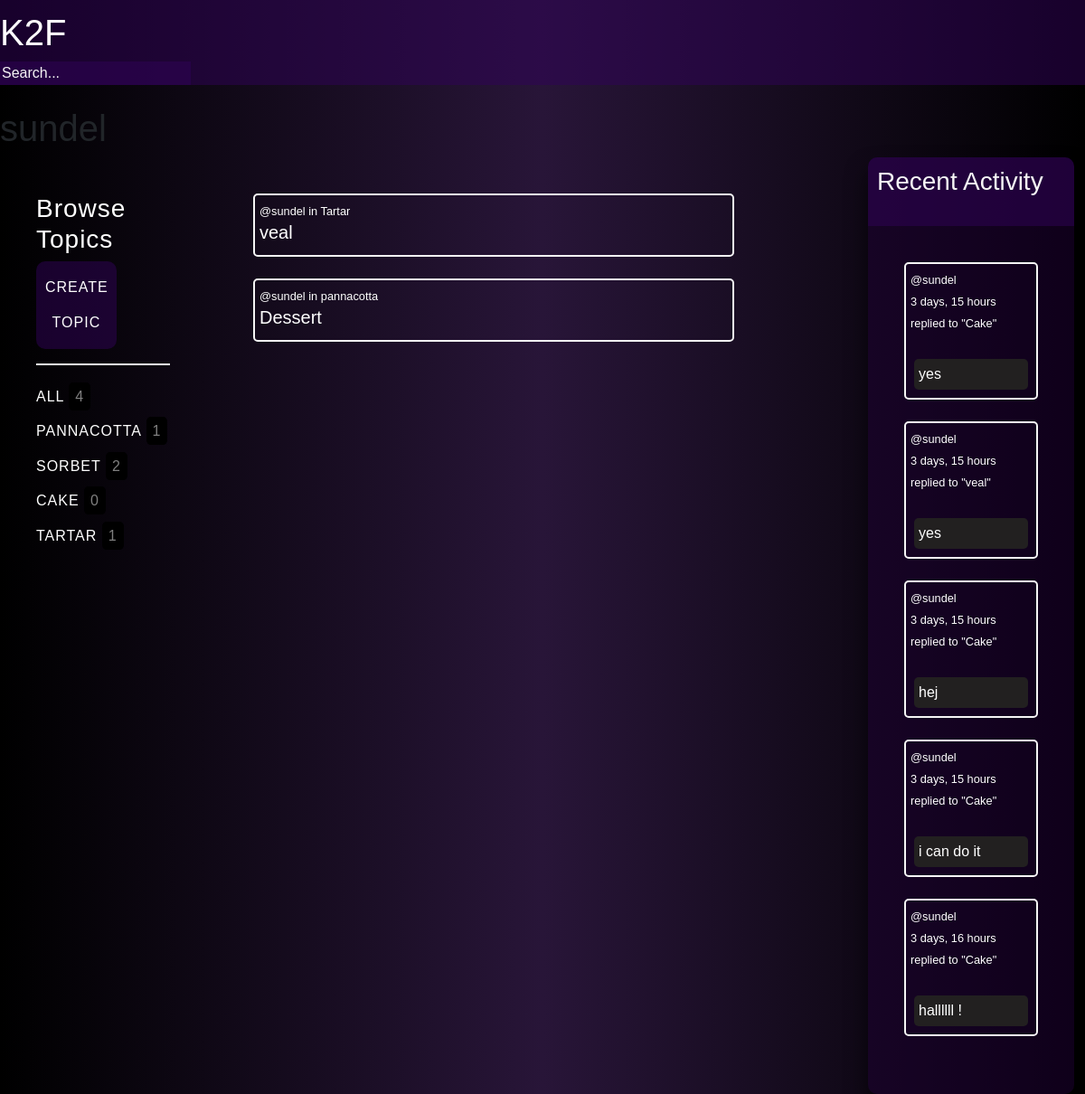
The app's page /profile/1/, older data.
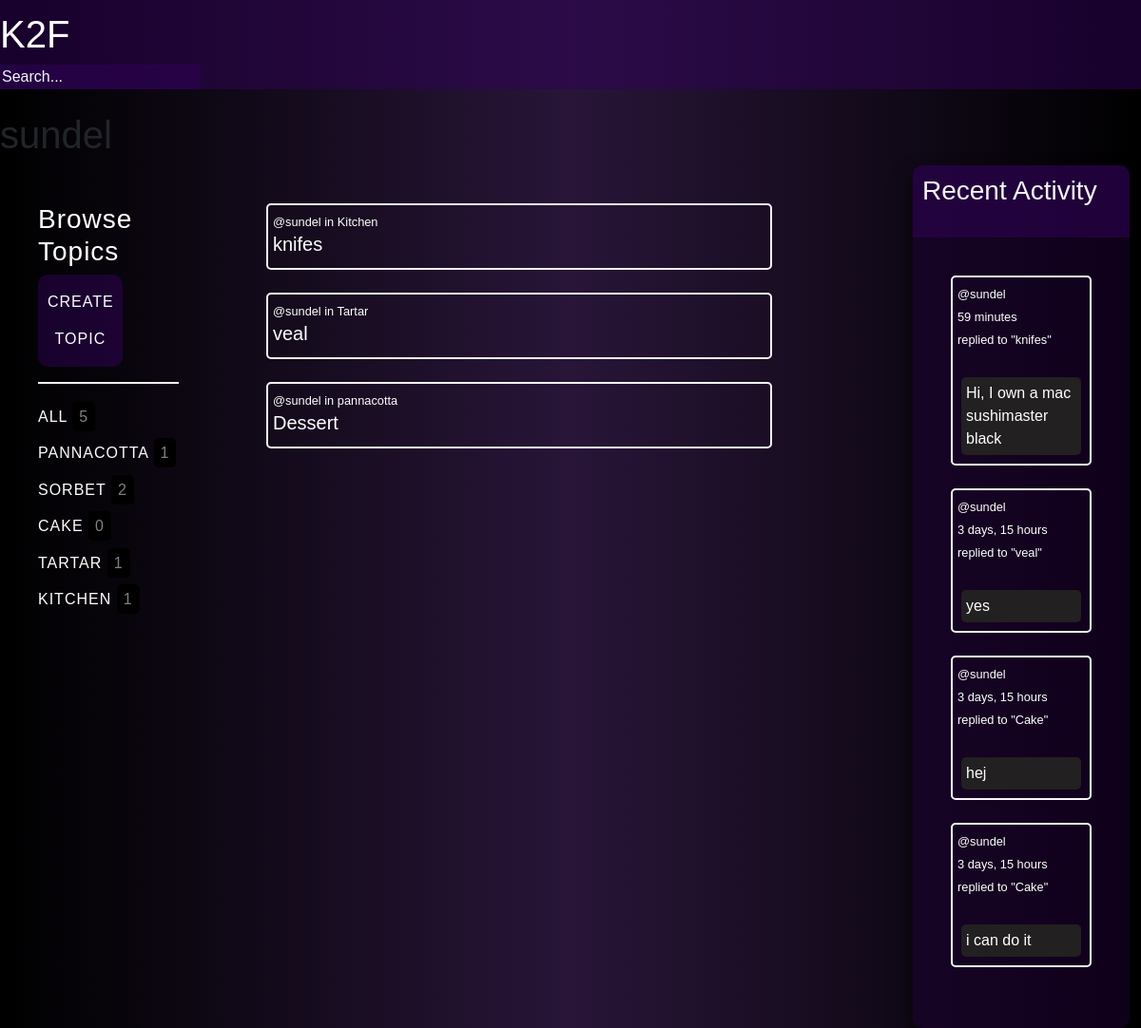
The same page, newer data.
### base/models.py (models this page shows, shortened)
class Topic(models.Model):
    name = models.CharField(max_length=200)

class Room(models.Model):
    host = models.ForeignKey(User, on_delete=models.SET_NULL, null=True)
    topic = models.ForeignKey(Topic, on_delete=models.SET_NULL, null=True)
    name = models.CharField(max_length=200)
    description = models.TextField(null=True, blank=True)
    participants = models.ManyToManyField(User, related_name='participants', blank=True)
    updated = models.DateTimeField(auto_now=True)
    created = models.DateTimeField(auto_now_add=True)
    class Meta:
        ordering = ['-updated', '-created']
    def __str__(self):
        return self.name

class Message(models.Model):
    user = models.ForeignKey(User, on_delete=models.CASCADE)
    room = models.ForeignKey(Room, on_delete=models.CASCADE)
    body = models.TextField()
    updated = models.DateTimeField(auto_now=True)
    created = models.DateTimeField(auto_now_add=True)
    class Meta:
        ordering = ['-updated', '-created']
    def __str__(self):
        return self.body[0:50]

### base/views.py (the view)
# urls.py: path('profile/<str:pk>/', views.userProfile, name='user-profile'),
def userProfile(request, pk):
    user = User.objects.get(id=pk)
    rooms = user.room_set.all()
    room_messages = user.message_set.all()
    topics = Topic.objects.all()
    context = {'user': user, 'rooms': rooms,
               'room_messages': room_messages,
               'topics': topics}
    return render(request, 'base/profile.html', context)

### base/templates/base/profile.html (shortened to what this page needs)
{% extends "base.html" %}
{% load static %}
{% block content %}
<h1>{{user.username}}</h1>
<div class="profile-container">
    <div>
        {% include 'base/topics_component.html' %}
    </div>
    <div>
        {% include 'base/feed_component.html' %}
    </div>
    <div>
        {% include 'base/activity_component.html' %}
    </div>
</div>
{% endblock %}

### templates/base.html (shortened to what this page needs)
{% load static %}
<!doctype html>
<html lang="en">
<head>
  {% block corecss %}
  <link rel="stylesheet" href="https://stackpath.bootstrapcdn.com/bootstrap/4.4.1/css/bootstrap.min.css"
>
  <link type="text/css" rel="stylesheet" href="{% static '/css/base.css' %}">
  {% endblock %}
  {% include 'navbar.html' %}
  <main>
    {% block content %}
    {% endblock %}
  </main>
  </body>
</html>

### templates/navbar.html (shortened to what this page needs)
<div class="nav-bar">
    <a class="home-link" href="{% url 'home' %}">
        <h1>K2F</h1>
    </a>
    <br>
    <div class="user-hello">
    </div>
    <div>
        <form method="GET" action="{% url 'home' %}">
            <input type="text" name="q" class="Search-bar" placeholder="Search..."  />
        </form>
    </div>
</div>
<br>

### base/templates/base/topics_component.html
<div class="topic-feed">
    <h3>Browse Topics</h3>
    <div class="create-btn">
        <a href="{% url 'create-topic' %}">Create topic</a>
    </div>
    <hr>
    <div>
        <a href="{% url 'home' %}">All <span>{{topics.count}}</span></a>
    </div>
    {% for topic in topics %}
    <div>
        <a href="{% url 'home' %}?q={{topic.name}}">{{topic.name}} <span>{{topic.room_set.all.count}}</span></a>
    </div>
    {% endfor %}
</div>

### base/templates/base/feed_component.html (shortened to what this page needs)
<div class="feed-feed">
    {% for room in rooms %}
    <div class="feed-wrapper">
        <small><a href="{% url 'user-profile' room.host.id %}">@{{room.host.username}}</a></small><small> in {{ room.topic.name }}</small>
        <h5><a href="{% url 'room' room.id %}">{{room.name}}</a></h5>
    </div>
    <br>
    {% endfor %}
</div>

### base/templates/base/activity_component.html (shortened to what this page needs)
<div class="activity-feed">
    <div class="activity-feed-header">
        <h3 >Recent Activity</h3>
        <br>
    </div>
    <div class="comment-fieald-wrapper">
        {% for message in room_messages %}
        <div class="comment-wrapper">
            <small><a href="{% url 'user-profile' message.user.id %}">@{{message.user}}</a>
            </small>
            <br>
            <small>{{message.created|timesince}}</small>
            <br>
            <small>replied to "{{message.room}}"</small>
            <br>
            <br>
            <p class="comment-field">{{message}}</p>
        </div>
        <br>
        {% endfor %}
    </div>
</div>

### static/css/base.css (style rules this page uses)
html { height: 100%; }
.nav-bar { display: grid; grid-template-columns: 1fr 3fr 1fr; margin: 0; padding-top: 1%; background-color: rgba(49, 2, 88, 0.5); }
.Search-bar { background-color: rgba(49, 2, 88, 0.5); color: whitesmoke; border: none; }
.Search-bar::placeholder { color: whitesmoke; }
.home-container, .profile-container { display: grid; grid-template-columns: 1fr 3fr 1fr; }
a { text-decoration: none; color: hsl(0, 0%, 100%); }
.feed-wrapper { border: 2px solid whitesmoke; }
.activity-feed, .feed-feed, .topic-feed, .participants-feed hr { color: #fff; }
hr { border: 1px solid whitesmoke; }
.topic-feed { letter-spacing: 1px; line-height: 2.4; width: 95%; padding: 40px; }
.topic-feed a { text-transform: uppercase; }
.topic-feed span { color: grey; text-decoration: none; border: solid 2px black; padding: 5px; background-color: rgb(0, 0, 0); border-radius: 20%; height: 1px; }
.create-btn { background-color: rgba(49, 2, 88, 0.5); color: white; padding: 16px; font-size: 16px; border: none; width: 60%; padding: 10px; text-align: center; border-radius: 10px; }
.activity-feed, .participants-feed { width: 95%; background: rgba(30, 1, 53, 0.5); box-sizing: border-box; box-shadow: 0 15px 25px rgba(0, 0, 0, .6); border: none; border-radius: 10px; }
.activity-feed-header, .participants-feed-header { background-color: rgba(49, 2, 88, 0.5); margin: 0; color: whitesmoke; padding-top: 10px; padding-left: 10px; border: none; border-top-left-radius: 10px; border-top-right-radius: 10px; }
.comment-fieald-wrapper { padding: 40px; }
.comment-wrapper { border: solid 2px whitesmoke; padding: 5px; border-radius: 5px; }
.comment-field { background-color: rgb(34, 32, 32); padding: 5px; margin: 4px; border-radius: 5px; }
.feed-feed { width: 85%; padding: 40px; border: none; border-radius: 10px; }
.feed-wrapper { border: solid 2px whitesmoke; padding: 5px; border-radius: 5px; }

Row changes from the older to the newer data that the page shows:
removed Message: user "sundel", created "3 days, 15 hours", room "Cake", body "yes"
removed Message: user "sundel", created "3 days, 16 hours", room "Cake", body "hallllll !"
added Topic: name "KITCHEN", room_set.all.count "1"
added Room: host.username "sundel", topic.name "Kitchen", name "knifes"
added Message: user "sundel", created "59 minutes", room "knifes", body "Hi, I own a mac sushimaster black"
Text that changed along with them:
{{ topics.count }}: "4" → "5"
